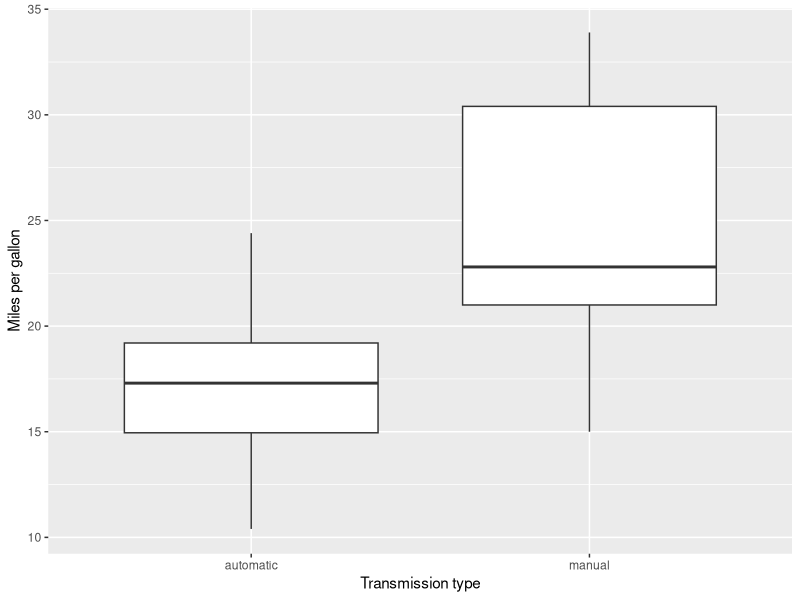
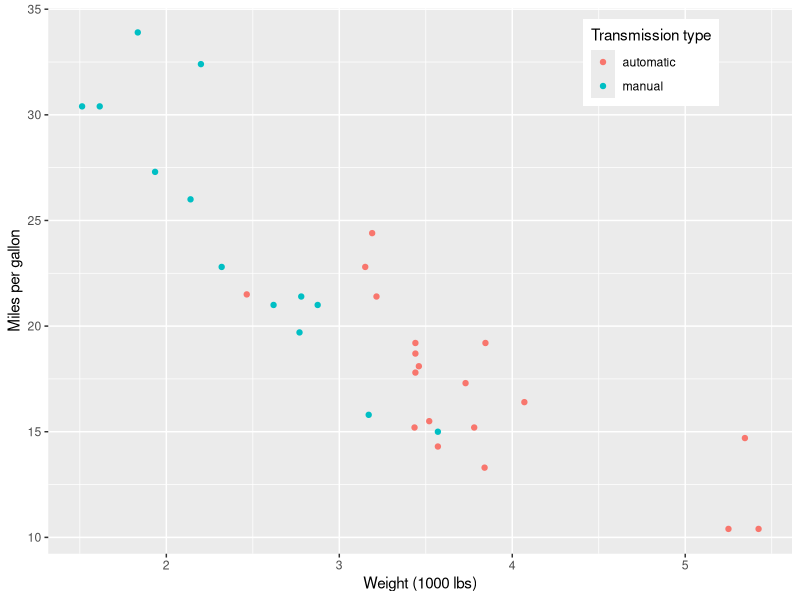

Recreate these plots in R, in order. (Note: this script raises an error after producing the figures.)
## ---- chunk 1
rm(list = ls())
library(datasets)
library(ggplot2)
library(knitr)
library(reshape2)
options(digits=2)
meanmpg<-tapply(mtcars$mpg, list(mtcars$am), mean)
sdmpg<-tapply(mtcars$mpg, list(mtcars$am), sd)
stuff<-t.test(mpg~as.factor(am),data=mtcars)
## ---- chunk 2
mtcars$am <- factor(mtcars$am, levels=c(0,1), labels=c("automatic", "manual"))
p <- ggplot(mtcars, aes(factor(am), mpg))+xlab("Transmission type")+ylab("Miles per gallon")
p + geom_boxplot()
  #kable(meanmpg, col.names = c("manual", "automatic"), caption="Mean mpg")


qp <- ggplot(data = mtcars)+geom_point(aes(x = wt, y = mpg, color=factor(am)))
      qp+xlab("Weight (1000 lbs)")+ylab("Miles per gallon")+theme(legend.position = c(.81, .9))+scale_colour_discrete("Transmission type") 
## ---- chunk 3
mfit1<-lm(mpg~factor(am)+factor(cyl)+disp+hp+drat+wt+qsec+factor(vs)+factor(gear)+carb,data=mtcars)
endfit<-step(mfit1, direction="backward",trace=FALSE)

mfitcorr<-lm(mpg~factor(am)+factor(cyl)+(disp)+hp+wt, data=mtcars)
endfitcorr<-step(mfitcorr, direction="backward",trace=FALSE)

mfitcorr_cyl<-lm(mpg~factor(am)+factor(cyl)+wt, data=mtcars)
compmod<-anova(endfitcorr, endfit)

mfitcond<-lm(mpg~factor(am)*wt*qsec, data=mtcars)
mfitcondfin<-step(mfitcond, direction="backward",trace=FALSE)

mfitcorr_cylcr<-lm(mpg~factor(am)*factor(cyl)*wt, data=mtcars)
mfitcorr_cylcr_fin<-step(mfitcorr_cylcr, direction="backward",trace=FALSE)

m1sum<-summary(mfitcondfin)
m2sum<-summary(mfitcorr_cylcr_fin)

## ---- chunk 4

library(knitr)
library(ggplot2)
library(gridExtra)
dc<-data.frame(mfitcorr_cylcr_fin$coef)
sldata<-data.frame(am=numeric(),cyl=numeric(), intc=numeric(), slope=numeric())
sldata[1,]<-c(0,4,dc[1,1],dc[5,1])
sldata[2,]<-c(0,6,dc[1,1]+dc[3,1],dc[5,1])
sldata[3,]<-c(0,8,dc[1,1]+dc[4,1],dc[5,1])
sldata[4,]<-c(1,4,dc[1,1]+dc[2,1],dc[5,1]+dc[6,1])
sldata[5,]<-c(1,6,dc[1,1]+dc[2,1]+dc[3,1],dc[5,1]+dc[6,1])
sldata[6,]<-c(1,8,dc[1,1]+dc[2,1]+dc[4,1],dc[5,1]+dc[6,1])
sldata$am <- factor(sldata$am, levels=c(0,1), labels=c("automatic", "manual"))

p<-ggplot(data=mtcars,aes(wt,mpg,color=factor(cyl)))
p<-p+geom_point()+facet_wrap("am")+xlab("Weight (1000 lbs)")+ylab("Miles per gallon")+theme(legend.position = c(.91, .65))+scale_colour_discrete("Cylinders")+geom_abline(data=sldata,aes(intercept=intc,slope=slope,col=factor(cyl)))

tobj<-summary(mfitcorr_cylcr_fin)$coef
rownames(tobj)<-c("Intercept", "am=1", "cyl=6", "cyl=8", "wt", "wt*(am=1)")
p2<-kable(tobj)
p2<-tableGrob(round(tobj, digits=2))

p2 = tableGrob(round(tobj, digits=2),
  # change font sizes:
  gpar.coltext = gpar(cex = .8),
  gpar.rowtext = gpar(cex = .8),
gpar.coretext = gpar(cex =.8))
grid.arrange(p2, p, main="Regression coefficients, data and predictions", ncol = 2, widths=c(1,1))

## ---- chunk 5

pairs(mtcars, panel = panel.smooth, col=2+as.numeric(mtcars$am))
## ---- chunk 6
library(knitr)
library(corrplot)
#crma<-cor(mtcars, method = "spearman")
mtcars$am<-as.numeric(mtcars$am)
M <- cor(mtcars)
corrplot(M, method = "number",type = "lower")

## ---- chunk 7
 par(mfrow=c(2,2))  
plot(mfitcondfin, which=1)
plot(mfitcorr_cylcr_fin, which=1)
## ---- chunk 8
 par(mfrow=c(2,2))  
plot(mfitcondfin, which=2)
plot(mfitcorr_cylcr_fin, which=2)
## ---- chunk 9
 par(mfrow=c(2,2))  
plot(mfitcondfin, which=3)
plot(mfitcorr_cylcr_fin, which=3)
## ---- chunk 10
 par(mfrow=c(2,2))  
plot(mfitcondfin, which=5)
plot(mfitcorr_cylcr_fin, which=5)
